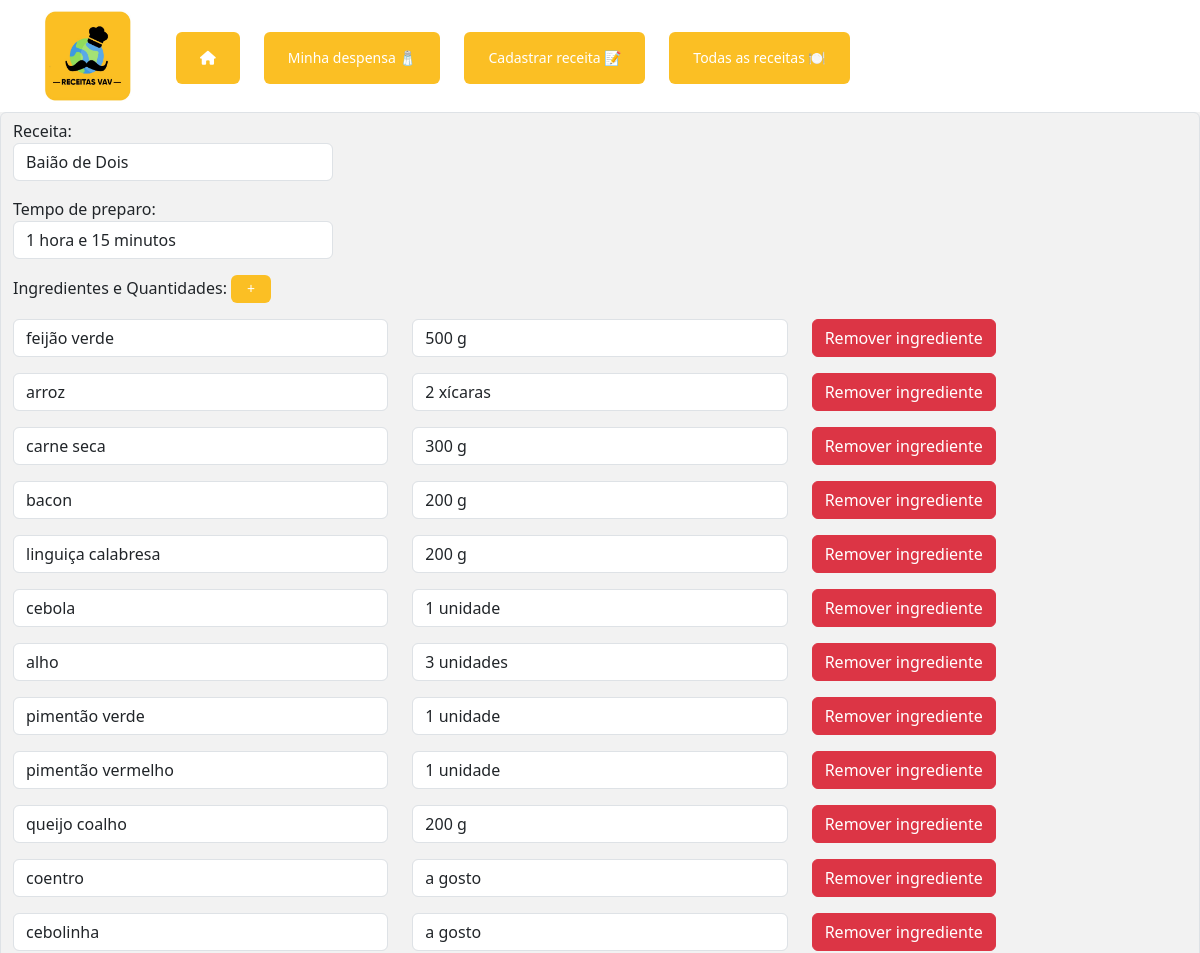
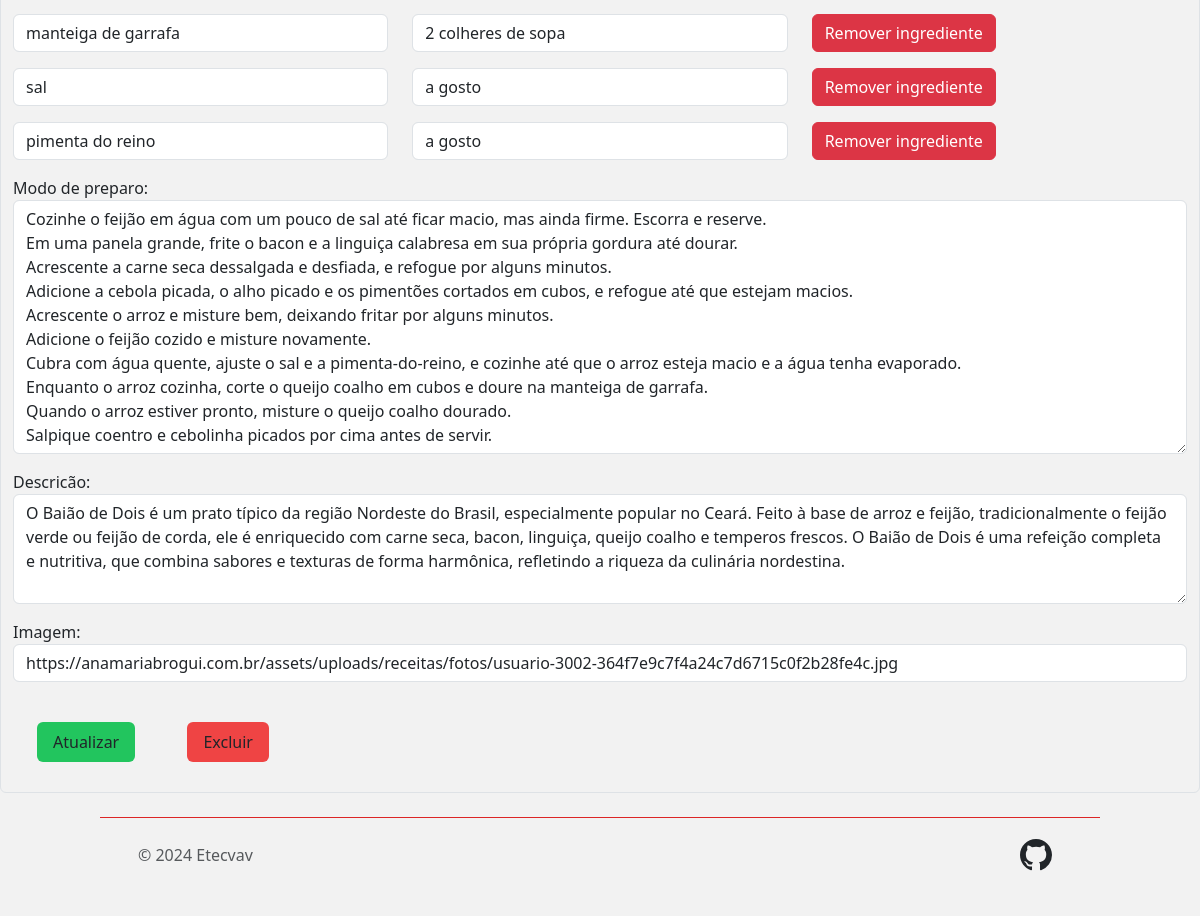
The app's page /editar/23 with its own data (2 pictures, top to bottom).
### app.py (models this page shows, shortened)
class receitas(db.Model):
  __tablename__ = 'receitas'
  idReceita = db.Column(Integer, primary_key=True, autoincrement=True)
  nomeReceita = db.Column(String(30))
  preparo = db.Column(String(760))
  imagem = db.Column(db.String(120))
  tempo = db.Column(db.String(50))
  descricao = db.Column(db.String(50))
  ingredientes = relationship('ingredientes', back_populates='receita')

class ingredientes(db.Model):
    __tablename__ = 'ingredientes'
    idIngrediente = db.Column(Integer, primary_key=True, autoincrement=True)
    quantidade = db.Column(String(100))
    nomeIngrediente = db.Column(String(30))
    idReceita = db.Column(Integer, ForeignKey('receitas.idReceita'), nullable=False)
    receita = relationship('receitas', back_populates='ingredientes')

### app.py (the view, shortened to what this page needs)
@app.route('/editar/<int:idReceita>', methods=['GET', 'POST'])
def editar(idReceita):
    receita = receitas.query.get(idReceita)
    ingredientes_receita = getReceitaComIngredientesPorId(idReceita)[0]
    ingredientes_no_banco = db.session.query(ingredientes.nomeIngrediente).distinct().all()
    return render_template('editar.html', receita=receita, ingredientes_receita=ingredientes_receita)

### app.py (called while the page is built)
def getReceitaComIngredientesPorId(idReceita):
    consulta = db.session.query(receitas, ingredientes.nomeIngrediente, ingredientes.quantidade).\
        join(ingredientes).\
        filter(receitas.idReceita == idReceita).\
        all()
    receitas_com_ingredientes = {}
    for receita, ingrediente, quantidade in consulta:
        if receita.idReceita not in receitas_com_ingredientes:
            receitas_com_ingredientes[receita.idReceita] = {
                'receita': receita,
                'ingredientes': []
            }
        receitas_com_ingredientes[receita.idReceita]['ingredientes'].append({
            'nomeIngrediente': ingrediente,
            'quantidade': quantidade
        })
    return list(receitas_com_ingredientes.values())

### templates/editar.html (shortened to what this page needs)
{% extends 'base.html' %}
{% block conteudo %}
<form style="background-color: #F2F2F2;" action="/editar/{{receita.idReceita}}" method="POST" class="form-control">
    <div class="mb-3">
        <label for="nomeReceita">Receita:</label>
        <input type="text" class="form-control" name="nomeReceita" style="width:20rem" placeholder="Digite o nome de sua receita" value="{{receita.nomeReceita}}" required>
    </div>
    <div class="mb-3">
        <label for="tempo">Tempo de preparo:</label>
        <input type="text" class="form-control" name="tempo" style="width:20rem" placeholder="Digite o tempo de preparo" value="{{receita.tempo}}" required>
    </div>
    <div class="mb-3" id="ingredientesContainer">
        <label>Ingredientes e Quantidades:</label>
        <button type="button" class="bg-amber-400 text-white hover:bg-amber-500 rounded-md px-3 py-1 mb-3 text-sm font-medium" onclick="adicionarCampo()"> + </button>
        {% for ingrediente in receita.ingredientes %}
        <div class="row mb-3 ingrediente">
            <div class="col-4">
                <input type="text" name="ingredientes[]" placeholder="Ingrediente" value="{{ingrediente.nomeIngrediente}}" required class="form-control">
            </div>
            <div class="col-4">
                <input type="text" name="quantidades[]" placeholder="Quantidade" value="{{ingrediente.quantidade}}" required class="form-control">
            </div>
            <div class="col-4">
                <button type="button" class="btn btn-danger" onclick="removerIngrediente(this)">Remover ingrediente</button>
            </div>
        </div>
        {% endfor %}
    </div>
    <div class="mb-3">
        <label for="preparo">Modo de preparo:</label>
        <textarea type="text" class="form-control" name="preparo"  placeholder="Digite o modo de preparo" required rows="10">{{receita.preparo}}</textarea>
    </div>
    <div class="mb-3">
        <label for="preparo">Descricão:</label>
        <textarea type="text" class="form-control" name="desc" required placeholder="Digite a descrição" rows="4">{{receita.descricao}}</textarea>
    </div>
    <div class="mb-3">
        <label for="imagem">Imagem:</label>
        <input type="text" class="form-control" name="imagem" value="{{receita.imagem}}" placeholder="Pesquise pelo Google - Clique com o botão direito do mouse sobre a imagem escolhida - copiar endereço - cole o endereço aqui neste campo" required>
    </div>
    <button class="rounded-md px-3 py-2 bg-green-500 hover:bg-green-600 m-6" type="submit">Atualizar</button>
    <a href="/deletar/{{receita.idReceita}}" class="rounded-md px-3 py-2 bg-red-500 hover:bg-red-600 m-6" type="submit">Excluir</a>
</form>
{% endblock conteudo %}

### records on screen
receitas: nomeReceita "Baião de Dois", tempo "1 hora e 15 minutos", preparo "Cozinhe o feijão em água com um pouco de sal até ficar macio, mas ainda firme. Escorra e reserve. Em uma panela grande, frite o bacon e a linguiça calabresa em sua própria gordura até dourar. Acrescente a carne seca dessalgada e desfiada, e refogue por alguns minutos. Adicione a cebola picada, o alho picado e os pimentões cortados em cubos, e refogue até que estejam macios. Acrescente o arroz e misture bem, deixando fritar por alguns minutos. Adicione o feijão cozido e misture novamente. Cubra com água quente, ajuste o sal e a pimenta-do-reino, e cozinhe até que o arroz esteja macio e a água tenha evaporado. Enquanto o arroz cozinha, corte o queijo coalho em cubos e doure na manteiga de…", desc "O Baião de Dois é um prato típico da região Nordeste do Brasil, especialmente popular no Ceará. Feito à base de arroz e feijão, tradicionalmente o feijão verde ou feijão de corda, ele é enriquecido com carne seca, bacon, linguiça, queijo coalho e temperos frescos. O Baião de Dois é uma refeição completa e nutritiva, que combina sabores e texturas de forma harmônica, refletindo a riqueza da culinária nordestina.", imagem "https://anamariabrogui.com.br/assets/uploads/receitas/fotos/usuario-3002-364f7e9c7f4a24c7d6715c0f2b28fe4c.jpg"
ingredientes: nomeIngrediente "feijão verde", quantidade "500 g"
ingredientes: nomeIngrediente "arroz", quantidade "2 xícaras"
ingredientes: nomeIngrediente "carne seca", quantidade "300 g"
ingredientes: nomeIngrediente "bacon", quantidade "200 g"
ingredientes: nomeIngrediente "linguiça calabresa", quantidade "200 g"
ingredientes: nomeIngrediente "cebola", quantidade "1 unidade"
ingredientes: nomeIngrediente "alho", quantidade "3 unidades"
ingredientes: nomeIngrediente "pimentão verde", quantidade "1 unidade"
ingredientes: nomeIngrediente "pimentão vermelho", quantidade "1 unidade"
ingredientes: nomeIngrediente "queijo coalho", quantidade "200 g"
ingredientes: nomeIngrediente "coentro", quantidade "a gosto"
ingredientes: nomeIngrediente "cebolinha", quantidade "a gosto"
ingredientes: nomeIngrediente "manteiga de garrafa", quantidade "2 colheres de sopa"
ingredientes: nomeIngrediente "sal", quantidade "a gosto"
ingredientes: nomeIngrediente "pimenta do reino", quantidade "a gosto"
